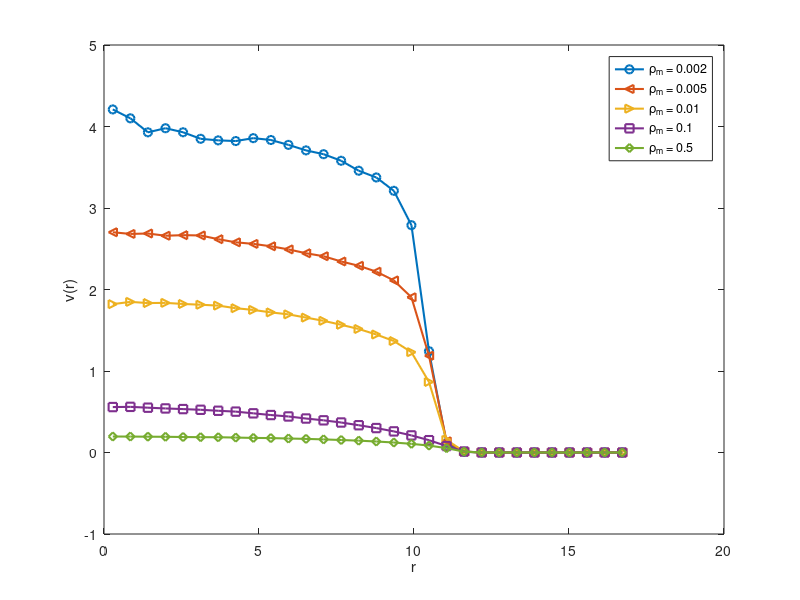

Reproduce this figure in MATLAB.
rho0_002 = dlmread('velocity.0.002.txt', ' ', 4, 0);
rho0_005 = dlmread('velocity.0.005.txt', ' ', 4, 0);
rho0_01 = dlmread('velocity.0.01.txt', ' ', 4, 0);
rho0_1 = dlmread('velocity.0.10.txt', ' ', 4, 0);
rho0_5 = dlmread('velocity.0.50.txt', ' ', 4, 0);

hfig1 = figure;
hax1 = axes;
set(hfig1, 'units', 'centimeters')
set(hax1, 'fontsize', 7)

plot(rho0_002(:,4), rho0_002(:,7), 'linewidth', 1.5, 'marker', 'o');
hold on
plot(rho0_005(:,4), rho0_005(:,7), 'linewidth', 1.5, 'marker', '<');
plot(rho0_01(:,4), rho0_01(:,7), 'linewidth', 1.5, 'marker', '>');
plot(rho0_1(:,4), rho0_1(:,7), 'linewidth', 1.5, 'marker', 's');
plot(rho0_5(:,4), rho0_5(:,7), 'linewidth', 1.5, 'marker', 'd');

set(hfig1, 'position', [0 0 8.6 8.6]);
legend({'\rho_m = 0.002', '\rho_m = 0.005', '\rho_m = 0.01', '\rho_m = 0.1', '\rho_m = 0.5'});
xlabel('r')
ylabel('v(r)')